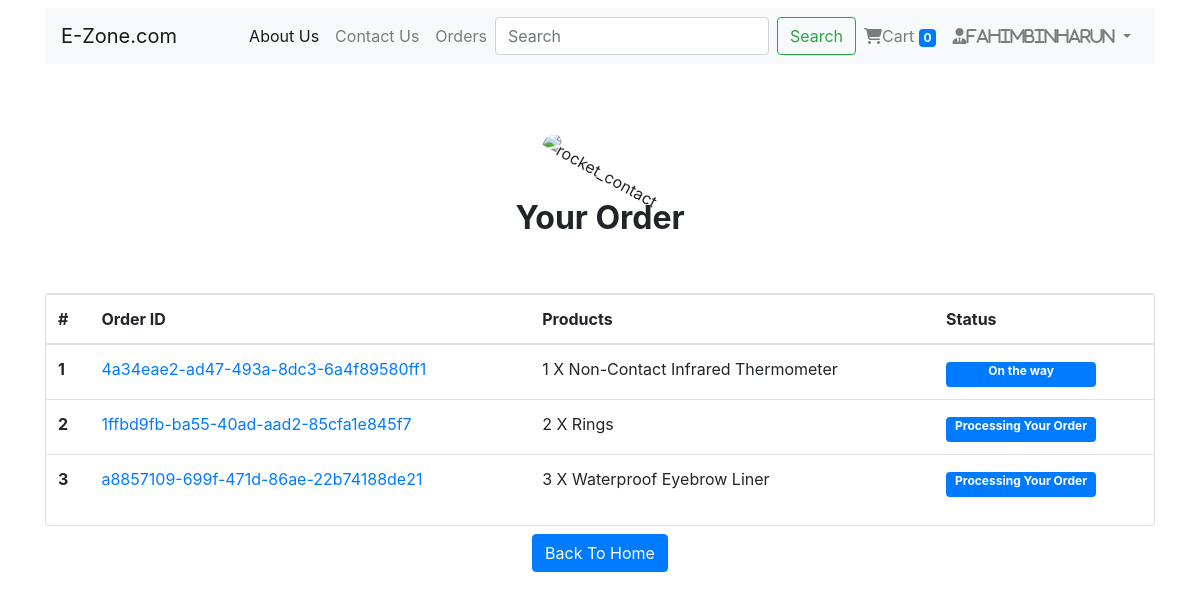
/payment/orders/ (signed in), run on the app's committed database.
### App_Login/models.py (models this page shows, shortened)
class User(AbstractBaseUser, PermissionsMixin):
    email = models.EmailField(unique=True,null=False, max_length=254)
    is_staff = models.BooleanField(
        ugettext_lazy('staff status'),
        default=False,
        help_text=('Designates whether the user can log this site')
    )
    is_active = models.BooleanField(
        ugettext_lazy('active'),
        default=True,
        help_text=('Designates whether the user should be treated as active.Unselect this instead deleting account.')
    )
    USERNAME_FIELD = 'email'
    objects = MyUserManager()

class Profile(models.Model):
    user = models.OneToOneField(User, on_delete=models.CASCADE,related_name='profile')
    username = models.CharField(max_length=264,blank=True)
    full_name = models.CharField(max_length=264,blank=True)
    address_1 = models.TextField(max_length=300,blank=True)
    city = models.CharField(max_length=264,blank=True)
    zip_code = models.CharField(max_length=10,blank=True)
    country = models.CharField(max_length=50,blank=True)
    phone = models.CharField(max_length=20,blank=True)
    join_date = models.DateTimeField(auto_now_add=True,blank=True)

### App_Order/models.py (models this page shows, shortened)
class Order(models.Model):
    orderitems =models.ManyToManyField(Cart)
    user = models.ForeignKey(settings.AUTH_USER_MODEL,on_delete=models.CASCADE)
    ordered =models.BooleanField(default=False)
    created =models.DateTimeField(auto_now_add=True)
    status_name=(
        ("Order confirmed","Order confirmed"),
        ("Picked by courier","Picked by courier"),
        ("On the way","On the way"),
        ("Delivered","Delivered"),
        ("Processing Your Order","Processing Your Order")
    )
    status =models.CharField(choices=status_name,default="Processing Your Order",max_length=50)
    paymentId =models.CharField(max_length=264,blank=True,null=True)
    orderId =models.CharField(max_length=264,blank=True,null=True)

class Cart(models.Model):
    user = models.ForeignKey(settings.AUTH_USER_MODEL,on_delete=models.CASCADE,related_name='cart')
    item = models.ForeignKey(Product,on_delete=models.CASCADE)
    quantity =models.IntegerField(default=1)
    purchased =models.BooleanField(default=False)
    created =models.DateTimeField(auto_now_add=True)
    updated =models.DateTimeField(auto_now=True)
    def __str__(self):
        return f'{self.quantity} X {self.item}'

### App_Shop/models.py (models this page shows)
class Product(models.Model):
    image =models.ImageField(upload_to='Products')
    name =models.CharField(max_length=264)
    category =models.CharField(max_length=50,default="")
    preview_text =models.TextField(max_length=200,verbose_name='Preview Text')
    detail_text =models.TextField(max_length=1000,verbose_name='Discription')
    price = models.FloatField()
    old_price = models.FloatField(default=0.00)
    created =models.DateTimeField(auto_now_add=True)
    def __str__(self):
        return self.name
    class Meta:
        ordering =['-created']

### App_Payment/views.py (the view)
# urls.py: path('orders/',views.order_view,name='orders'),
@login_required
def order_view(request):
    try:
        orders=Order.objects.filter(user =request.user,ordered=True)
        context={'orders':orders}
    except:
        messages.warning(request,"You do no Have any active order")
        return redirect('App_Shop:home')
    return render(request,"App_Payment/order.html",context)

### App_Order/templatetags/cart_tag.py (called while the page is built)
@register.filter
def cart_total(user):
    order= Order.objects.filter(user=user,ordered=False)
    if order.exists():
        return order[0].orderitems.count()
    else:
        return 0

### templates/App_Payment/order.html (shortened to what this page needs)
{% extends 'navbar.html' %}
{% load crispy_forms_tags %}
{% block body %}
<div class="contact-form">
    <div class="contact-image">
        <img src="https://image.ibb.co/kUagtU/rocket_contact.png" alt="rocket_contact"/>
    </div>
 <h2 class="text-center"><strong>Your Order</strong></h2>
 <div class="row">
     <div class="col-md-12">
         <div class="card mt-5" style="height: auto;">
          <div class="table-responsive">
              <table class="table">
                  <thead>
                      <tr>
                          <th scope="col">#</th>
                          <th scope="col">Order ID</th>
                          <th scope="col">Products</th>
                          <th scope="col">Status</th>
                      </tr>
                  </thead>
                  <tbody>
                      {% for order in orders %}
                      <tr>
                        <th scope="row">{{ forloop.counter }}</th>
                        <td><a href="#">{{order.orderId}}</a></td>
                        <td>
                            {% for item in order.orderitems.all %}
                             {{ item }}
                             <br>
                            {% endfor %}
                        </td>
                        <td><span class="badge badge-primary" style="height: 25px; width: 150px; font-size: 12px;">{{ order.status }}</span></td>
                        </tr>
                      {% endfor %}
                  </tbody>
              </table>
          </div>
        </div>
         </div>
         <div class="col-md-12 text-center mt-2">
             <a href="{% url 'App_Shop:home' %}" class="btn btn-primary ">Back To Home</a>
         </div>
     </div>
 </div>
{% endblock %}

### templates/navbar.html (shortened to what this page needs)
{% load cart_tag %}
<!DOCTYPE html>
<html lang="en">
<head>
    <link rel="stylesheet" href="https://maxcdn.bootstrapcdn.com/bootstrap/4.0.0/css/bootstrap.min.css">
</head>
<body>
  <div class="container" >
    <nav class="navbar navbar-expand-lg navbar-light bg-light ">
        <a class="navbar-brand" href="{% url 'App_Shop:home' %}">E-Zone.com</a>
        <div class="collapse navbar-collapse" id="navbarSupportedContent">
          <ul class="navbar-nav ml-auto">
            {% if request.user.is_authenticated %}
            <li class="nav-item active">
              <a class="nav-link" href="{% url 'App_Contact:about' %}">About Us <span class="sr-only">(current)</span></a>
            </li>
            <li class="nav-item">
              <a class="nav-link" href="{% url 'App_Contact:contact' %}">Contact Us</a>
            </li>
            <li class="nav-item">
              <a class="nav-link" href="{% url 'App_Payment:orders' %}">Orders</a>
            </li>
            <form method="GET" action="/search/" class="form-inline my-2 my-lg-0" >
              <input class="form-control mr-sm-2" type="search" placeholder="Search" aria-label="Search" name="search" id="search">
              <button class="btn btn-outline-success my-2 my-sm-0" type="submit">Search</button>
            </form>
            <li class="nav-item ">
              <a class="nav-link " href="{% url 'App_Order:cart' %}">
                <i class="fa fa-shopping-cart" aria-hidden="true"></i>Cart
                <span class="badge badge-primary">{{ request.user | cart_total }}</span>
              </a>
              <li class="nav-item dropdown">
                <a class="nav-link dropdown-toggle" href="#" id="navbarDropdown" role="button" data-toggle="dropdown" aria-haspopup="true" aria-expanded="false">
                  <i class="fas fa-user-tie" aria-hidden="true">{{request.user.profile.username}}</i>
                </a>
              </li>
            </li>
            {% endif %}
          </ul>
        </div>
      </nav>
    {% block body %}
    {% endblock %}
</div>
</body>
</html>

### templates/App_Payment/order.html (style rules this page uses)
.contact-image { text-align: center; }
.contact-image img { border-radius: 6rem; width: 11%; margin-top: -3%; transform: rotate(29deg); }
.contact-form { background: #fff; margin-top: 10%; margin-bottom: 5%; width: 100%; }

### data on the page
User: user|cart_total "0", user.profile.username "fahimbinharun"
Order: orderId "4a34eae2-ad47-493a-8dc3-6a4f89580ff1", status "On the way"
Cart: quantity+item "1 X Non-Contact Infrared Thermometer"
Order: orderId "1ffbd9fb-ba55-40ad-aad2-85cfa1e845f7", status "Processing Your Order"
Cart: quantity+item "2 X Rings"
Order: orderId "a8857109-699f-471d-86ae-22b74188de21", status "Processing Your Order"
Cart: quantity+item "3 X Waterproof Eyebrow Liner"
